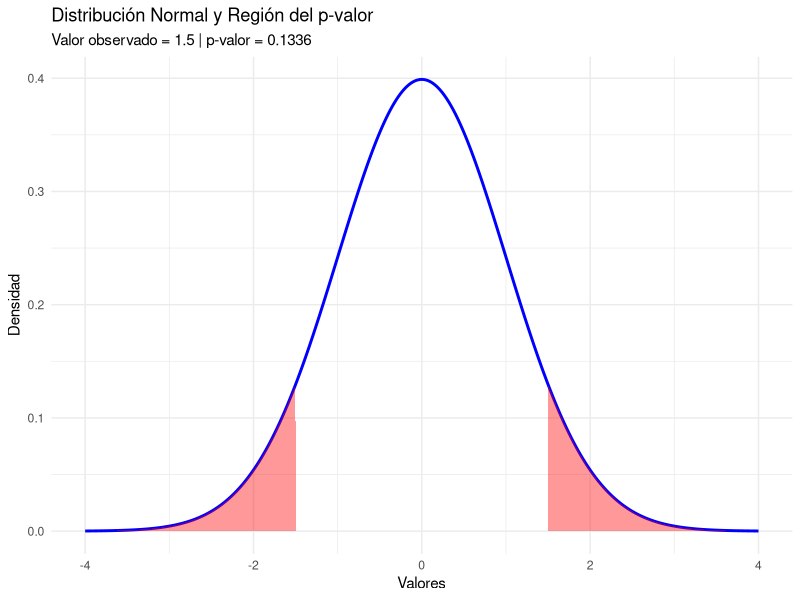
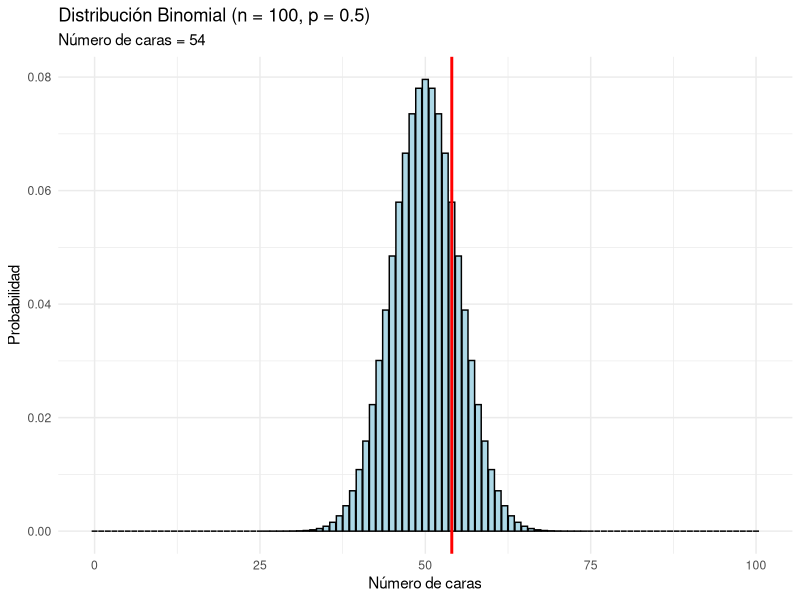
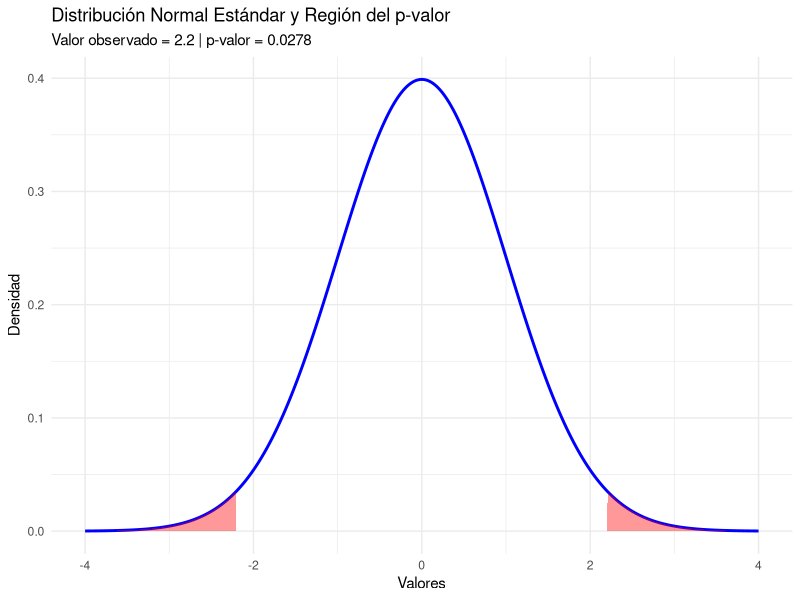
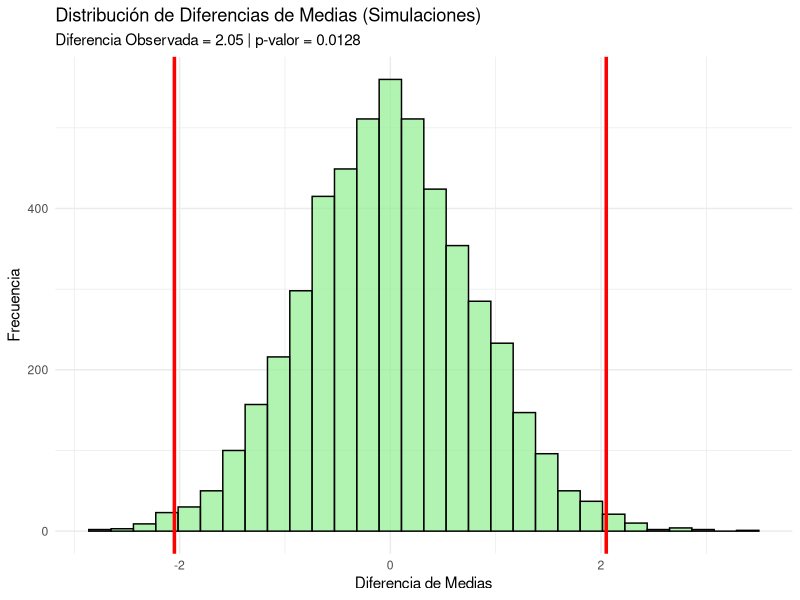
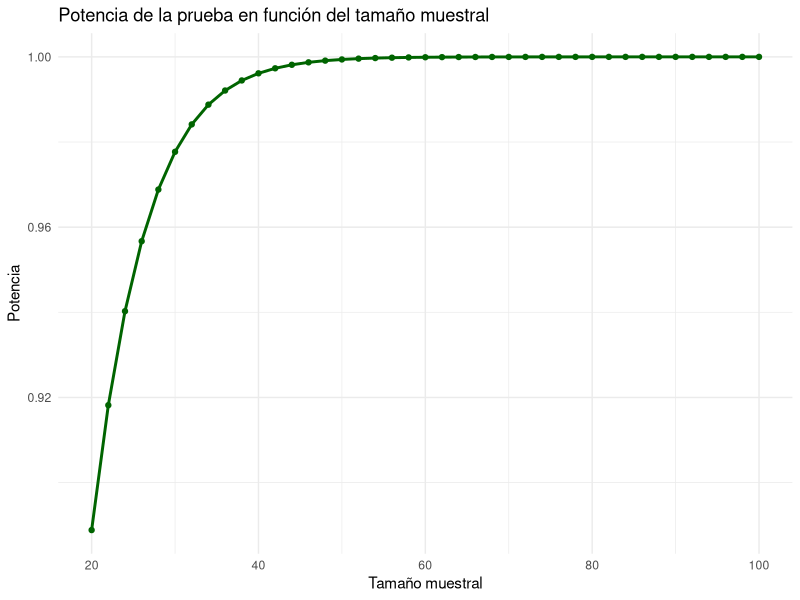
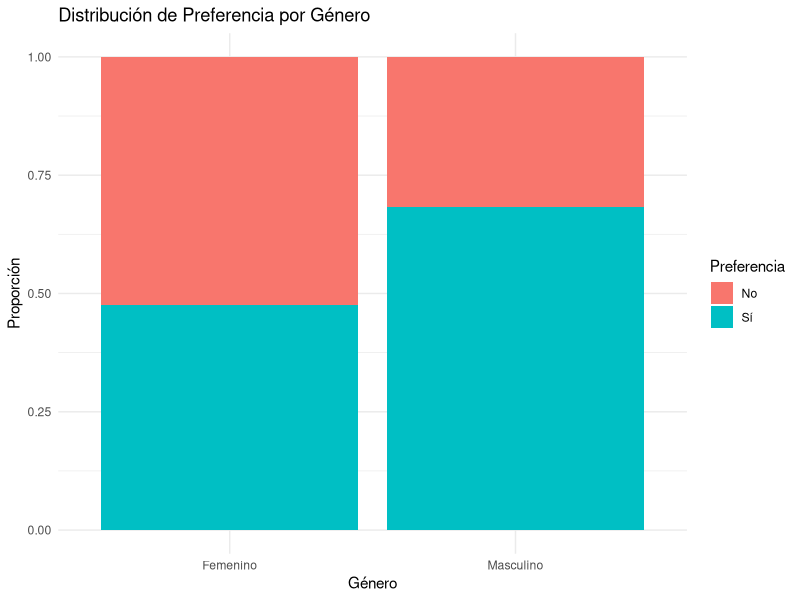
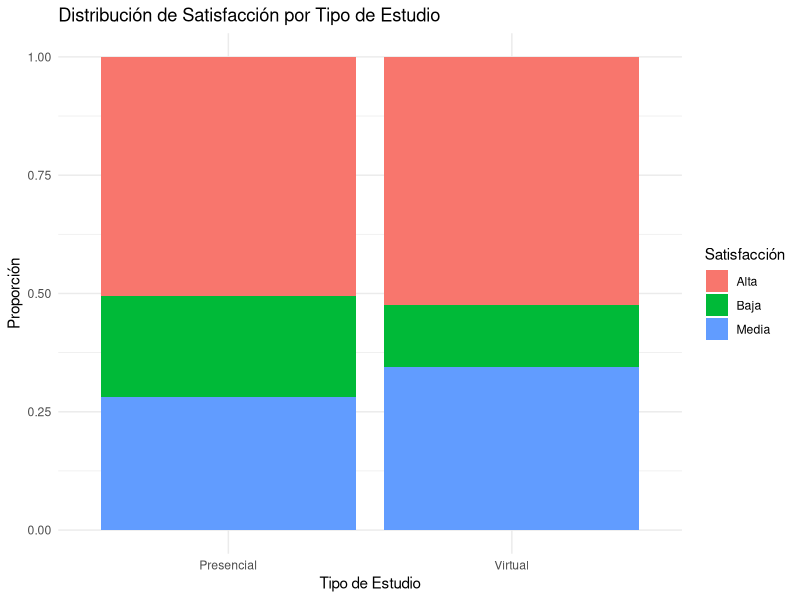
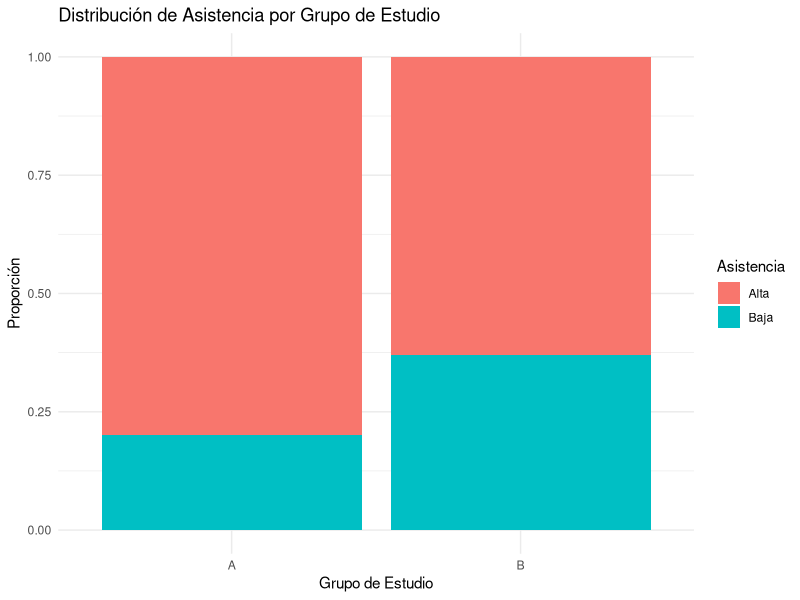

Reproduce these figures in R, in order.
## ---- chunk 1
# Cargar librería necesaria
library(ggplot2)

# Crear secuencia de valores y calcular la densidad de una normal estándar
x <- seq(-4, 4, length.out = 1000)
densidad <- dnorm(x)

# Datos para graficar
df <- data.frame(x = x, densidad = densidad)

# Supongamos que nuestro valor observado es 1.5 en una prueba de dos colas.
valor_obs <- 1.5
p_valor <- 2 * (1 - pnorm(valor_obs))

# Crear la gráfica base
ggplot(df, aes(x = x, y = densidad)) +
  geom_line(color = "blue", size = 1) +
  geom_area(data = subset(df, x >= valor_obs), aes(x = x, y = densidad), fill = "red", alpha = 0.4) +
  geom_area(data = subset(df, x <= -valor_obs), aes(x = x, y = densidad), fill = "red", alpha = 0.4) +
  labs(title = "Distribución Normal y Región del p-valor",
       subtitle = paste("Valor observado =", valor_obs, "| p-valor =", round(p_valor, 4)),
       x = "Valores",
       y = "Densidad") +
  theme_minimal()
## ---- chunk 2
set.seed(123)
# Simular una muestra de 30 datos de una distribución normal con media 10.5 y desviación 2
muestra <- rnorm(30, mean = 10.5, sd = 2)
media_muestra <- mean(muestra)
sd_muestra <- sd(muestra)
n <- length(muestra)

# Valor hipotético
media_hipotetica <- 10

# Calcular el error estándar
error_est <- sd_muestra / sqrt(n)

# Calcular el estadístico z (usando la aproximación normal)
z <- (media_muestra - media_hipotetica) / error_est

# p-valor para una prueba de dos colas
p_valor_manual <- 2 * (1 - pnorm(abs(z)))
cat("Media de la muestra:", round(media_muestra, 2), "\n")
cat("Estadístico z:", round(z, 2), "\n")
cat("p-valor:", round(p_valor_manual, 4), "\n")
## ---- chunk 3
set.seed(456)
# Simular 100 lanzamientos de moneda (0 = cruz, 1 = cara)
lanzamientos <- rbinom(100, size = 1, prob = 0.5)
caras <- sum(lanzamientos)

# Supongamos que se obtuvieron 'caras' caras. 
# Calcular el p-valor para una prueba de dos colas usando la función pbinom.
p_valor_binom <- 2 * min(
  pbinom(caras, size = 100, prob = 0.5),
  1 - pbinom(caras - 1, size = 100, prob = 0.5)
)
cat("Número de caras:", caras, "\n")
cat("p-valor (binomial):", round(p_valor_binom, 4), "\n")
## ---- chunk 4
# Crear secuencia de posibles resultados
x_vals <- 0:100
densidad_binom <- dbinom(x_vals, size = 100, prob = 0.5)
df_binom <- data.frame(x = x_vals, densidad = densidad_binom)

# Valor observado (número de caras)
valor_obs_binom <- caras

ggplot(df_binom, aes(x = x, y = densidad)) +
  geom_bar(stat = "identity", fill = "lightblue", color = "black") +
  geom_vline(xintercept = valor_obs_binom, color = "red", size = 1) +
  labs(title = "Distribución Binomial (n = 100, p = 0.5)",
       subtitle = paste("Número de caras =", valor_obs_binom),
       x = "Número de caras",
       y = "Probabilidad") +
  theme_minimal()
## ---- chunk 5
set.seed(101)
# Simular 40 datos con media = 15 y sd = 3
muestra_e1 <- rnorm(40, mean = 15, sd = 3)
media_muestra_e1 <- mean(muestra_e1)
sd_muestra_e1 <- sd(muestra_e1)
n_e1 <- length(muestra_e1)

# Hipótesis: H₀: µ = 14, H₁: µ ≠ 14
media_hipotetica_e1 <- 14
error_est_e1 <- sd_muestra_e1 / sqrt(n_e1)
z_e1 <- (media_muestra_e1 - media_hipotetica_e1) / error_est_e1
p_valor_e1 <- 2 * (1 - pnorm(abs(z_e1)))

cat("Media de la muestra:", round(media_muestra_e1,2), "\n")
cat("Estadístico z:", round(z_e1,2), "\n")
cat("p-valor:", round(p_valor_e1,4), "\n")
## ---- chunk 6
library(ggplot2)
# Distribución normal estándar
x <- seq(-4, 4, length.out = 1000)
df2 <- data.frame(x = x, densidad = dnorm(x))
valor_obs_e2 <- 2.2
p_valor_e2 <- 2 * (1 - pnorm(valor_obs_e2))

ggplot(df2, aes(x = x, y = densidad)) +
  geom_line(color = "blue", size = 1) +
  geom_area(data = subset(df2, x >= valor_obs_e2), aes(y = densidad), fill = "red", alpha = 0.4) +
  geom_area(data = subset(df2, x <= -valor_obs_e2), aes(y = densidad), fill = "red", alpha = 0.4) +
  labs(title = "Distribución Normal Estándar y Región del p-valor",
       subtitle = paste("Valor observado =", valor_obs_e2, "| p-valor =", round(p_valor_e2,4)),
       x = "Valores", y = "Densidad") +
  theme_minimal()
## ---- chunk 7
set.seed(202)
# Simular 200 lanzamientos de moneda
lanzamientos_e3 <- rbinom(200, size = 1, prob = 0.5)
caras_e3 <- sum(lanzamientos_e3)

# Supongamos que se obtuvieron 130 caras en la simulación
# Para efectos del ejercicio, forzamos el valor:
caras_e3 <- 130

# Calcular el p-valor para una prueba de dos colas
p_valor_binom_e3 <- 2 * min(
  pbinom(caras_e3, size = 200, prob = 0.5),
  1 - pbinom(caras_e3 - 1, size = 200, prob = 0.5)
)

cat("Número de caras:", caras_e3, "\n")
cat("p-valor (binomial):", round(p_valor_binom_e3,4), "\n")

# Con α = 0.05, si el p-valor es menor, se rechaza la hipótesis de moneda justa.
## ---- chunk 8
set.seed(303)
# Simular dos grupos de 50 observaciones
grupo_A <- rnorm(50, mean = 20, sd = 4)
grupo_B <- rnorm(50, mean = 22, sd = 4)

# Diferencia de medias observada
diff_obs <- mean(grupo_B) - mean(grupo_A)
cat("Diferencia observada (B - A):", round(diff_obs,2), "\n")

# Combinamos ambos grupos para simular bajo H₀ (no hay diferencia)
datos_combinados <- c(grupo_A, grupo_B)
n_total <- length(datos_combinados)

# Número de simulaciones
simulaciones <- 5000
diferencias_sim <- replicate(simulaciones, {
  # Mezclar aleatoriamente y dividir en dos grupos de igual tamaño
  permutacion <- sample(datos_combinados, n_total, replace = FALSE)
  grupo1 <- permutacion[1:50]
  grupo2 <- permutacion[51:100]
  mean(grupo2) - mean(grupo1)
})

# Calcular el p-valor como la proporción de simulaciones en las que
# la diferencia absoluta es mayor o igual a la observada
p_valor_sim <- mean(abs(diferencias_sim) >= abs(diff_obs))
cat("p-valor (simulación):", round(p_valor_sim,4), "\n")

# Visualización de la distribución de diferencias simuladas
df_sim <- data.frame(diferencia = diferencias_sim)

ggplot(df_sim, aes(x = diferencia)) +
  geom_histogram(bins = 30, fill = "lightgreen", color = "black", alpha = 0.7) +
  geom_vline(xintercept = diff_obs, color = "red", size = 1.2) +
  geom_vline(xintercept = -diff_obs, color = "red", size = 1.2) +
  labs(title = "Distribución de Diferencias de Medias (Simulaciones)",
       subtitle = paste("Diferencia Observada =", round(diff_obs,2),
                        "| p-valor =", round(p_valor_sim,4)),
       x = "Diferencia de Medias", y = "Frecuencia") +
  theme_minimal()
## ---- chunk 9
set.seed(100)
# Simulación de una muestra de 40 datos con media = 10.5 y sd = 2
muestra <- rnorm(40, mean = 10.5, sd = 2)
media_muestra <- mean(muestra)
sd_muestra <- sd(muestra)
n <- length(muestra)

# Hipótesis planteadas:
# H₀: µ = 10   vs.   H₁: µ ≠ 10
media_hipotetica <- 10

# Error estándar y estadístico de prueba (z)
error_est <- sd_muestra / sqrt(n)
z <- (media_muestra - media_hipotetica) / error_est
p_valor <- 2 * (1 - pnorm(abs(z)))

cat("Media de la muestra:", round(media_muestra, 2), "\n")
cat("Estadístico z:", round(z, 2), "\n")
cat("p-valor:", round(p_valor, 4), "\n")
## ---- chunk 10
# Supongamos:
# - Tamaño del efecto: diferencia de 1.5
# - Desviación estándar: 2
# - Tamaño muestral: 40
# - Nivel de significancia: 0.05

potencia_resultado <- power.t.test(n = 40, delta = 1.5, sd = 2, sig.level = 0.05, type = "one.sample", alternative = "two.sided")
print(potencia_resultado)
## ---- chunk 11
library(ggplot2)

# Crear un vector de tamaños muestrales
n_values <- seq(20, 100, by = 2)
potencias <- sapply(n_values, function(n_val) {
  resultado <- power.t.test(n = n_val, delta = 1.5, sd = 2, sig.level = 0.05, type = "one.sample", alternative = "two.sided")
  resultado$power
})
df_potencia <- data.frame(n = n_values, potencia = potencias)

ggplot(df_potencia, aes(x = n, y = potencia)) +
  geom_line(color = "darkgreen", size = 1) +
  geom_point(color = "darkgreen") +
  labs(title = "Potencia de la prueba en función del tamaño muestral",
       x = "Tamaño muestral",
       y = "Potencia") +
  theme_minimal()
## ---- chunk 12
# Crear una tabla de contingencia simulada
genero <- c(rep("Masculino", 60), rep("Femenino", 40))
preferencia <- c(sample(c("Sí", "No"), 60, replace = TRUE, prob = c(0.7, 0.3)),
                 sample(c("Sí", "No"), 40, replace = TRUE, prob = c(0.4, 0.6)))
datos_cat <- data.frame(genero, preferencia)

# Crear la tabla de contingencia
tabla_contingencia <- table(datos_cat$genero, datos_cat$preferencia)
print(tabla_contingencia)

# Realizar el test de chi-cuadrado de independencia
test_independencia <- chisq.test(tabla_contingencia)
print(test_independencia)
## ---- chunk 13
library(ggplot2)

# Create the plot
ggplot(datos_cat, aes(x = genero, fill = preferencia)) +
  geom_bar(position = "fill") +  # "fill" makes it proportional
  labs(title = "Distribución de Preferencia por Género",
       x = "Género",
       y = "Proporción",
       fill = "Preferencia") +
  theme_minimal()

## ---- chunk 14
set.seed(2021)
# Simular 50 datos con media = 12 y sd = 3
muestra_e1 <- rnorm(50, mean = 12, sd = 3)
media_muestra_e1 <- mean(muestra_e1)
sd_muestra_e1 <- sd(muestra_e1)
n_e1 <- length(muestra_e1)

# Hipótesis: H₀: µ = 10, H₁: µ ≠ 10
media_hip_e1 <- 10
error_est_e1 <- sd_muestra_e1 / sqrt(n_e1)
z_e1 <- (media_muestra_e1 - media_hip_e1) / error_est_e1
p_valor_e1 <- 2 * (1 - pnorm(abs(z_e1)))

cat("Media de la muestra:", round(media_muestra_e1,2), "\n")
cat("Estadístico z:", round(z_e1,2), "\n")
cat("p-valor:", round(p_valor_e1,4), "\n")
## ---- chunk 15
# Determinar el tamaño muestral necesario para una potencia de 0.85
resultado_potencia <- power.t.test(delta = 2, sd = 3, sig.level = 0.05, power = 0.85,
                                   type = "two.sample", alternative = "two.sided")
print(resultado_potencia)
## ---- chunk 16
# Simulación de datos: Tipo de estudio y Satisfacción
set.seed(123)
tipo_estudio <- sample(c("Presencial", "Virtual"), size = 150, replace = TRUE, prob = c(0.6, 0.4))
satisfaccion <- sample(c("Alta", "Media", "Baja"), size = 150, replace = TRUE, prob = c(0.5, 0.3, 0.2))
datos_e3 <- data.frame(tipo_estudio, satisfaccion)

# Tabla de contingencia
tabla_e3 <- table(datos_e3$tipo_estudio, datos_e3$satisfaccion)
print(tabla_e3)

# Test de chi-cuadrado de independencia
test_e3 <- chisq.test(tabla_e3)
print(test_e3)

library(ggplot2)

# Create the stacked bar chart
ggplot(datos_e3, aes(x = tipo_estudio, fill = satisfaccion)) +
  geom_bar(position = "fill") +  # "fill" makes it proportional
  labs(title = "Distribución de Satisfacción por Tipo de Estudio",
       x = "Tipo de Estudio",
       y = "Proporción",
       fill = "Satisfacción") +
  theme_minimal()

## ---- chunk 17
set.seed(555)
# 1. Simulación de notas para dos grupos
grupo_A <- rnorm(100, mean = 75, sd = 10)
grupo_B <- rnorm(100, mean = 80, sd = 10)

# Diferencia observada en las medias
diff_obs <- mean(grupo_B) - mean(grupo_A)
cat("Diferencia observada (B - A):", round(diff_obs,2), "\n")

# 2. Prueba de diferencia de medias (enfoque paramétrico)
# Estadístico t para muestras independientes:
n1 <- n2 <- 100
var_pooled <- (((n1-1)*var(grupo_A)) + ((n2-1)*var(grupo_B)))/(n1+n2-2)
error_est_diff <- sqrt(var_pooled*(1/n1 + 1/n2))
t_stat <- diff_obs / error_est_diff
p_valor_diff <- 2*(1 - pt(abs(t_stat), df = n1+n2-2))
cat("t:", round(t_stat,2), " - p-valor:", round(p_valor_diff,4), "\n")

# 3. Calcular la potencia de la prueba
potencia_integrador <- power.t.test(n = 100, delta = diff_obs, sd = sqrt(var_pooled), sig.level = 0.05,
                                    type = "two.sample", alternative = "two.sided")
print(potencia_integrador)

# 4. Simulación de variable categórica "asistencia"
# Suponemos que la probabilidad de alta asistencia varía según el grupo.
asistencia_A <- sample(c("Alta", "Baja"), size = 100, replace = TRUE, prob = c(0.8, 0.2))
asistencia_B <- sample(c("Alta", "Baja"), size = 100, replace = TRUE, prob = c(0.6, 0.4))
grupo <- rep(c("A", "B"), each = 100)
asistencia <- c(asistencia_A, asistencia_B)
datos_integrador <- data.frame(grupo, asistencia)

# Tabla de contingencia y test de independencia
tabla_integrador <- table(datos_integrador$grupo, datos_integrador$asistencia)
print(tabla_integrador)
test_integrador <- chisq.test(tabla_integrador)
print(test_integrador)

library(ggplot2)

# Create the stacked bar chart
ggplot(datos_integrador, aes(x = grupo, fill = asistencia)) +
  geom_bar(position = "fill") +  # "fill" makes it proportional
  labs(title = "Distribución de Asistencia por Grupo de Estudio",
       x = "Grupo de Estudio",
       y = "Proporción",
       fill = "Asistencia") +
  theme_minimal()

## ---- chunk 18
set.seed(123)
# Simulación de 100 respuestas con probabilidad 0.65 de "Sí"
respuestas <- sample(c("Sí", "No"), size = 100, replace = TRUE, prob = c(0.65, 0.35))
prop_original <- mean(respuestas == "Sí")
cat("Proporción original de 'Sí':", round(prop_original, 2), "\n")

# Bootstrapping: 1000 réplicas
n_boot <- 1000
boot_prop <- replicate(n_boot, {
  muestra_boot <- sample(respuestas, size = length(respuestas), replace = TRUE)
  mean(muestra_boot == "Sí")
})

# Intervalo de confianza al 95%
CI <- quantile(boot_prop, probs = c(0.025, 0.975))
cat("Intervalo de confianza 95%:", round(CI[1],2), "-", round(CI[2],2), "\n")

# Visualización con ggplot2
library(ggplot2)
df_boot <- data.frame(prop = boot_prop)
ggplot(df_boot, aes(x = prop)) +
  geom_histogram(bins = 30, fill = "lightblue", color = "black", alpha = 0.7) +
  geom_vline(xintercept = CI, color = "red", linetype = "dashed", size = 1) +
  labs(title = "Distribución Bootstrapping de la Proporción de 'Sí'",
       x = "Proporción", y = "Frecuencia") +
  theme_minimal()
## ---- chunk 19
set.seed(456)
n <- 80
grupo <- rep(c("A", "B"), each = n)
respuesta <- c(
  sample(c("Sí", "No"), size = n, replace = TRUE, prob = c(0.70, 0.30)),
  sample(c("Sí", "No"), size = n, replace = TRUE, prob = c(0.55, 0.45))
)
datos_perm <- data.frame(grupo, respuesta)

# Diferencia observada en la proporción de "Sí"
prop_A <- mean(datos_perm$respuesta[datos_perm$grupo == "A"] == "Sí")
prop_B <- mean(datos_perm$respuesta[datos_perm$grupo == "B"] == "Sí")
diff_obs <- prop_A - prop_B
cat("Diferencia observada (A - B):", round(diff_obs, 3), "\n")

# Permutaciones: 5000 réplicas
n_perm <- 5000
dif_perm <- replicate(n_perm, {
  grupo_perm <- sample(datos_perm$grupo)
  prop_A_perm <- mean(datos_perm$respuesta[grupo_perm == "A"] == "Sí")
  prop_B_perm <- mean(datos_perm$respuesta[grupo_perm == "B"] == "Sí")
  prop_A_perm - prop_B_perm
})

# p-valor (test bilateral)
p_valor_perm <- mean(abs(dif_perm) >= abs(diff_obs))
cat("p-valor de permutación:", round(p_valor_perm, 4), "\n")

# Visualización de la distribución de diferencias
df_perm <- data.frame(diff = dif_perm)
ggplot(df_perm, aes(x = diff)) +
  geom_histogram(bins = 30, fill = "lightgreen", color = "black", alpha = 0.7) +
  geom_vline(xintercept = diff_obs, color = "red", linetype = "dashed", size = 1.2) +
  labs(title = "Distribución de Diferencias en Proporciones (Permutaciones)",
       x = "Diferencia (Grupo A - Grupo B)", y = "Frecuencia") +
  theme_minimal()
## ---- chunk 20
set.seed(789)
data(iris)
# Crear variable categórica "Ancho_Sepal"
iris$Ancho_Sepal <- ifelse(iris$Sepal.Width >= median(iris$Sepal.Width), "Ancho", "Estrecho")

# Tabla de contingencia
tabla_homo <- table(iris$Species, iris$Ancho_Sepal)
print(tabla_homo)

# Test de homogeneidad (chi-cuadrado)
test_homo <- chisq.test(tabla_homo)
print(test_homo)

# Visualización: gráfico de barras apiladas
ggplot(iris, aes(x = Species, fill = Ancho_Sepal)) +
  geom_bar(position = "fill") +
  labs(title = "Proporción de 'Ancho' vs. 'Estrecho' según Species",
       x = "Species", y = "Proporción") +
  theme_minimal()
## ---- chunk 21
# Crear tabla 2×2
tabla_fisher <- matrix(c(8, 2, 1, 9), nrow = 2,
                       dimnames = list(Tratamiento = c("Sí", "No"),
                                       Respuesta = c("Éxito", "Fracaso")))
print(tabla_fisher)

# Test exacto de Fisher
test_fisher <- fisher.test(tabla_fisher)
print(test_fisher)
## ---- chunk 22
# Test de homocedasticidad con Bartlett
bartlett_result <- bartlett.test(Sepal.Length ~ Species, data = iris)
print(bartlett_result)

# Visualización: Boxplot de Sepal.Length por Species
ggplot(iris, aes(x = Species, y = Sepal.Length, fill = Species)) +
  geom_boxplot(alpha = 0.7) +
  labs(title = "Boxplot de Sepal.Length por Species",
       x = "Species", y = "Sepal.Length") +
  theme_minimal()
## ---- chunk 23
# Test de Shapiro-Wilk para Sepal.Length
shapiro_result <- shapiro.test(iris$Sepal.Length)
print(shapiro_result)

# Q-Q plot con ggplot2
ggplot(iris, aes(sample = Sepal.Length)) +
  stat_qq(color = "blue") +
  stat_qq_line(color = "red") +
  labs(title = "Q-Q Plot de Sepal.Length",
       x = "Cuantiles teóricos", y = "Cuantiles muestrales") +
  theme_minimal()
## ---- chunk 24
set.seed(101)
# Simulación de 150 observaciones con probabilidad 0.70 para "Aprobado"
resultados <- sample(c("Aprobado", "Reprobado"), size = 150, replace = TRUE, prob = c(0.70, 0.30))
prop_original <- mean(resultados == "Aprobado")
cat("Proporción original de 'Aprobado':", round(prop_original, 2), "\n")

# Bootstrapping: 2000 réplicas
n_boot <- 2000
boot_prop <- replicate(n_boot, {
  muestra_boot <- sample(resultados, size = length(resultados), replace = TRUE)
  mean(muestra_boot == "Aprobado")
})
CI <- quantile(boot_prop, probs = c(0.025, 0.975))
cat("Intervalo de confianza 95%:", round(CI[1],2), "-", round(CI[2],2), "\n")

# Gráfica
library(ggplot2)
df_boot <- data.frame(prop = boot_prop)
ggplot(df_boot, aes(x = prop)) +
  geom_histogram(bins = 30, fill = "skyblue", color = "black", alpha = 0.7) +
  geom_vline(xintercept = CI, color = "red", linetype = "dashed", size = 1) +
  labs(title = "Bootstrapping: Proporción de 'Aprobado'",
       x = "Proporción", y = "Frecuencia") +
  theme_minimal()
## ---- chunk 25
set.seed(202)
n <- 100
grupo <- rep(c("Grupo1", "Grupo2"), each = n)
datos <- data.frame(grupo, 
                    resultado = c(
                      sample(c("Aprobado", "Reprobado"), n, replace = TRUE, prob = c(0.80, 0.20)),
                      sample(c("Aprobado", "Reprobado"), n, replace = TRUE, prob = c(0.65, 0.35))
                    ))
prop_g1 <- mean(datos$resultado[datos$grupo == "Grupo1"] == "Aprobado")
prop_g2 <- mean(datos$resultado[datos$grupo == "Grupo2"] == "Aprobado")
diff_obs <- prop_g1 - prop_g2
cat("Diferencia observada (Grupo1 - Grupo2):", round(diff_obs, 3), "\n")

# Permutación: 3000 réplicas
n_perm <- 3000
dif_perm <- replicate(n_perm, {
  grupo_perm <- sample(datos$grupo)
  p1 <- mean(datos$resultado[grupo_perm == "Grupo1"] == "Aprobado")
  p2 <- mean(datos$resultado[grupo_perm == "Grupo2"] == "Aprobado")
  p1 - p2
})
p_valor_perm <- mean(abs(dif_perm) >= abs(diff_obs))
cat("p-valor (permutación):", round(p_valor_perm, 4), "\n")

# Gráfica
df_perm <- data.frame(diff = dif_perm)
ggplot(df_perm, aes(x = diff)) +
  geom_histogram(bins = 30, fill = "lightgreen", color = "black", alpha = 0.7) +
  geom_vline(xintercept = diff_obs, color = "red", linetype = "dashed", size = 1.2) +
  labs(title = "Permutación: Diferencia en Proporciones",
       x = "Diferencia (Grupo1 - Grupo2)", y = "Frecuencia") +
  theme_minimal()
## ---- chunk 26
set.seed(303)
# Simulación para tres regiones con tres niveles de preferencia
region <- rep(c("Región1", "Región2", "Región3"), each = 100)
preferencia <- sample(c("Alta", "Media", "Baja"), size = 300, replace = TRUE,
                       prob = c(0.5, 0.3, 0.2))
datos_homo <- data.frame(region, preferencia)
tabla <- table(datos_homo$region, datos_homo$preferencia)
print(tabla)

# Test de homogeneidad (chi-cuadrado)
test_homo <- chisq.test(tabla)
print(test_homo)
## ---- chunk 27
# Simulación de una tabla 2x2 con 20 observaciones totales
tabla_f <- matrix(c(4, 3, 2, 5), nrow = 2,
                  dimnames = list("Uso_Medicamento" = c("Sí", "No"),
                                  "Recuperación" = c("Mejora", "No mejora")))
print(tabla_f)
# Test exacto de Fisher
test_fisher <- fisher.test(tabla_f)
print(test_fisher)
## ---- chunk 28
# Utilizando el dataset iris
data(iris)
# Test de homocedasticidad con Bartlett
test_bartlett <- bartlett.test(Sepal.Length ~ Species, data = iris)
print(test_bartlett)

# Visualización: Boxplot
library(ggplot2)
ggplot(iris, aes(x = Species, y = Sepal.Length, fill = Species)) +
  geom_boxplot(alpha = 0.7) +
  labs(title = "Boxplot: Sepal.Length por Species",
       x = "Species", y = "Sepal.Length") +
  theme_minimal()
## ---- chunk 29
# Utilizando la variable mpg del dataset mtcars
data(mtcars)
test_shapiro <- shapiro.test(mtcars$mpg)
print(test_shapiro)

# Q-Q plot
ggplot(mtcars, aes(sample = mpg)) +
  stat_qq(color = "blue") +
  stat_qq_line(color = "red") +
  labs(title = "Q-Q Plot de mpg", x = "Cuantiles teóricos", y = "Cuantiles muestrales") +
  theme_minimal()
## ---- chunk 30
# Utilizando el dataset iris
data(iris)
# 1. Crear variable categórica "Ancho_Sepal" a partir de Sepal.Width
iris$Ancho_Sepal <- ifelse(iris$Sepal.Width >= median(iris$Sepal.Width), "Ancho", "Estrecho")
tabla_integrador <- table(iris$Species, iris$Ancho_Sepal)
cat("Tabla de contingencia (Species vs. Ancho_Sepal):\n")
print(tabla_integrador)

# 2. Test de homogeneidad para Ancho_Sepal
test_homogeneidad <- chisq.test(tabla_integrador)
print(test_homogeneidad)

# Visualización: gráfico de barras
ggplot(iris, aes(x = Species, fill = Ancho_Sepal)) +
  geom_bar(position = "fill") +
  labs(title = "Distribución de 'Ancho_Sepal' por Species",
       x = "Species", y = "Proporción") +
  theme_minimal()

# 3. Test de normalidad para Sepal.Length
test_normalidad <- shapiro.test(iris$Sepal.Length)
print(test_normalidad)

# Q-Q plot para Sepal.Length
ggplot(iris, aes(sample = Sepal.Length)) +
  stat_qq(color = "blue") +
  stat_qq_line(color = "red") +
  labs(title = "Q-Q Plot de Sepal.Length",
       x = "Cuantiles teóricos", y = "Cuantiles muestrales") +
  theme_minimal()

# 4. Test de homocedasticidad para Sepal.Length entre Species (usando Bartlett)
test_homocedasticidad <- bartlett.test(Sepal.Length ~ Species, data = iris)
print(test_homocedasticidad)

# Visualización: Boxplot de Sepal.Length por Species
ggplot(iris, aes(x = Species, y = Sepal.Length, fill = Species)) +
  geom_boxplot(alpha = 0.7) +
  labs(title = "Boxplot de Sepal.Length por Species",
       x = "Species", y = "Sepal.Length") +
  theme_minimal()
